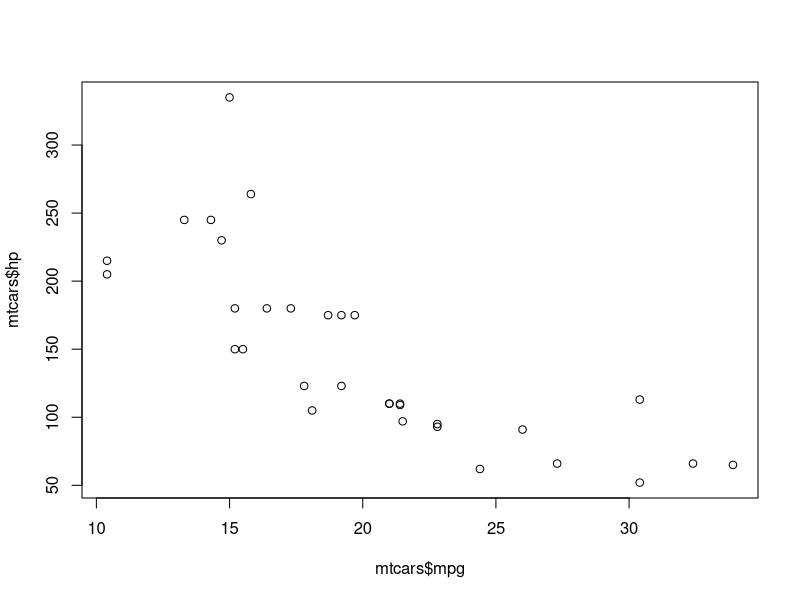
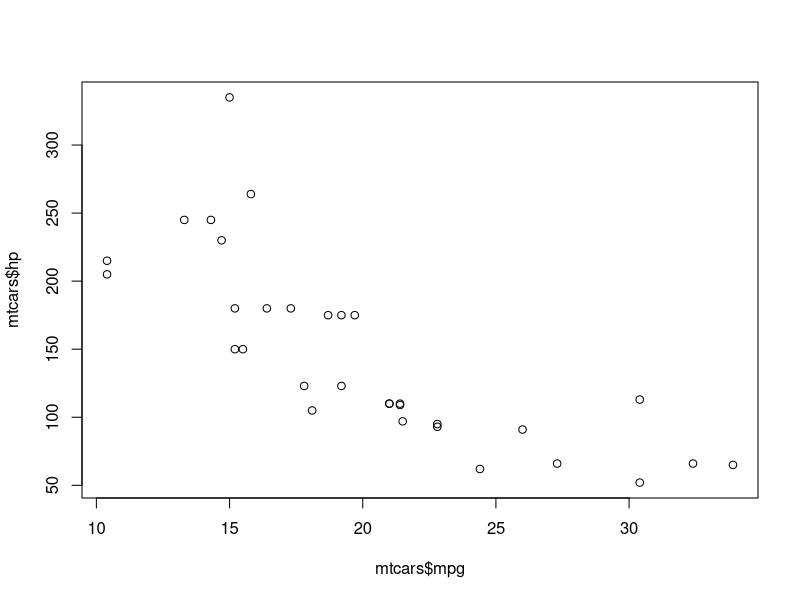

Reproduce these figures in R, in order.
summary(mtcars)
plot(mtcars$mpg, mtcars$hp)
x<-plot(mtcars$mpg, mtcars$hp)
#new line of code

save.image()    

x<-summary(mtcars)
